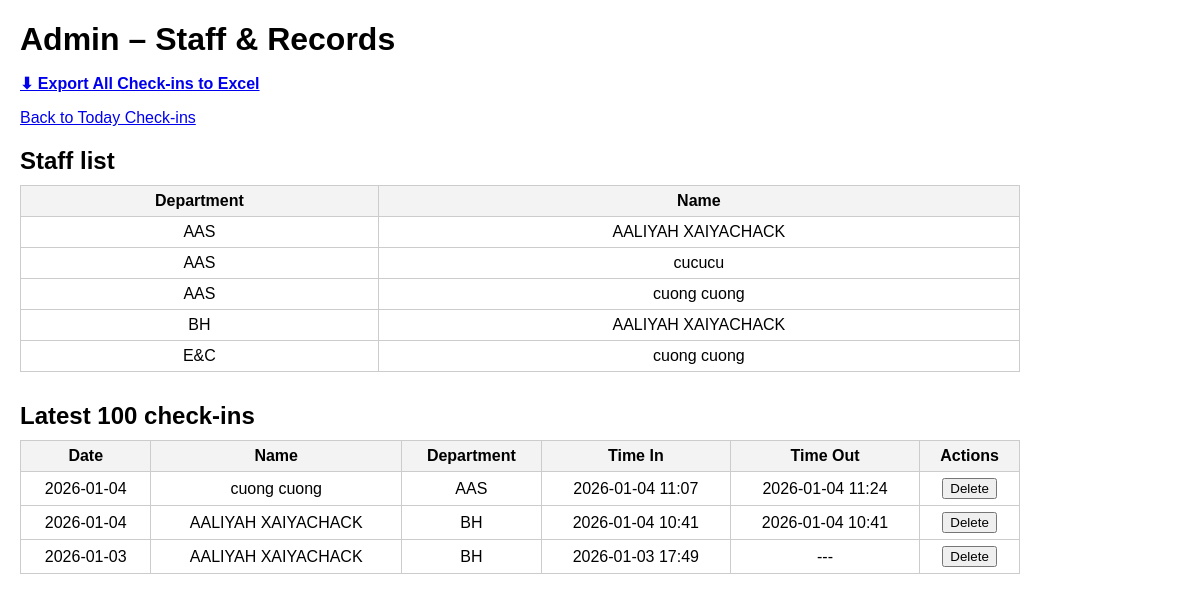
The page /admin on the database as committed earlier.
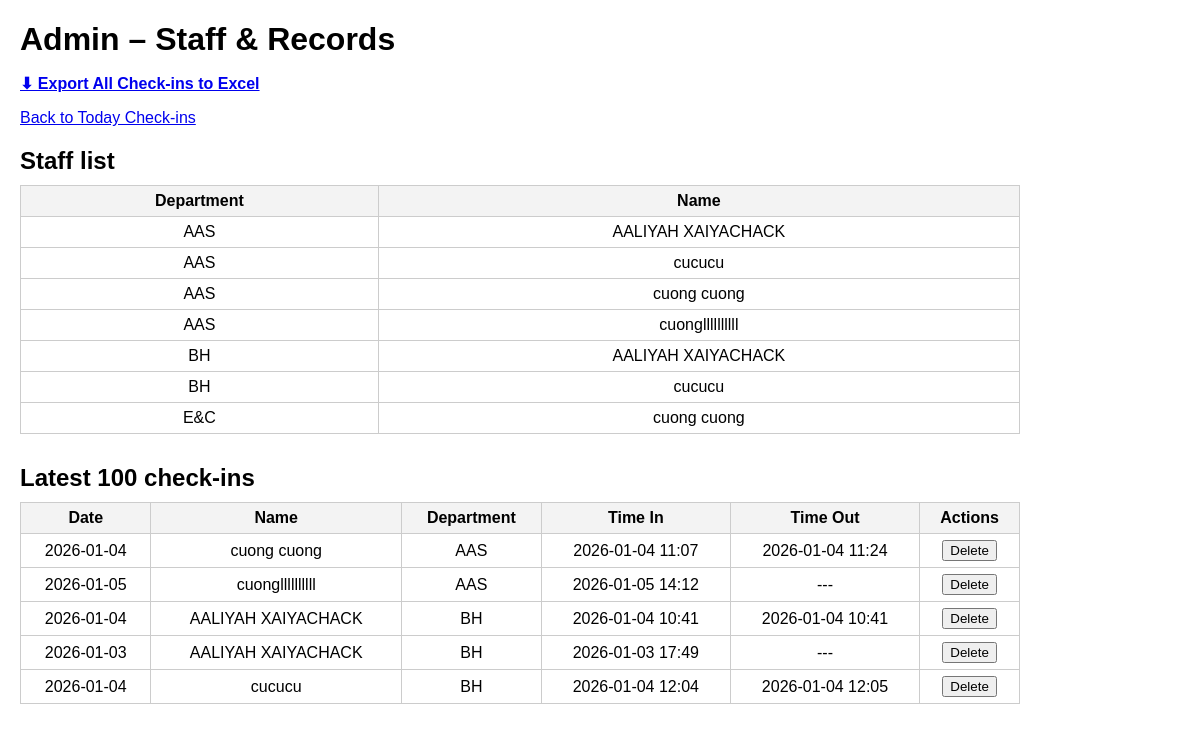
The same page on the database as committed later.
### app.py (models this page shows)
class Staff(db.Model):
    __tablename__ = "staff"
    id = db.Column(db.Integer, primary_key=True)
    name = db.Column(db.String(120), nullable=False)
    department = db.Column(db.String(120), nullable=False)

class CheckIn(db.Model):
    id = db.Column(db.Integer, primary_key=True)
    staff_id = db.Column(db.Integer, db.ForeignKey("staff.id"), nullable=False)
    time_in = db.Column(db.DateTime, nullable=False)
    time_out = db.Column(db.DateTime, nullable=True)
    note = db.Column(db.String(255))   # 🆕 Ghi chú
    returned_item = db.Column(db.Boolean, default=False, nullable=False)
    staff = db.relationship("Staff", backref=db.backref("checkins", lazy=True))

### app.py (the view)
@app.route("/admin")
def admin():
    staff_list = Staff.query.order_by(
        Staff.department.asc(),
        Staff.name.asc()
    ).all()
    print("DEBUG server datetime.today().date():", datetime.today().date())
    print("DEBUG seattle today_seattle():", today_seattle())
    records = (
        CheckIn.query.join(Staff)
        .order_by(
            Staff.department.asc(),
            Staff.name.asc(),
            CheckIn.time_in.desc()
        )
        .limit(100)
        .all()
    )
    return render_template(
        "admin.html",
        staff_list=staff_list,
        records=records,
    )

### app.py (called while the page is built)
def now_seattle_naive():
    return datetime.now(SEA_TZ).replace(tzinfo=None)

def today_seattle():
    return now_seattle_naive().date()

### templates/admin.html (shortened to what this page needs)
<!DOCTYPE html>
<html lang="en">
<head>
</head>
<body>
    <h1>Admin – Staff & Records</h1>
    <p>
    <a href="{{ url_for('export_excel') }}" style="font-size:16px; font-weight:bold;">
        ⬇ Export All Check-ins to Excel
    </a>
</p>
    <p><a href="{{ url_for('index') }}">Back to Today Check-ins</a></p>
    <h2>Staff list</h2>
    <table>
        <tr>
            <th>Department</th>
            <th>Name</th>
        </tr>
        {% for s in staff_list %}
        <tr>
            <td>{{ s.department }}</td>
            <td>{{ s.name }}</td>
        </tr>
        {% endfor %}
    </table>
    <h2>Latest 100 check-ins</h2>
    <table>
        <tr>
    <th>Date</th>
    <th>Name</th>
    <th>Department</th>
    <th>Time In</th>
    <th>Time Out</th>
    <th>Actions</th>
</tr>
{% for r in records %}
<tr>
    <td>{{ r.time_in.date() }}</td>
    <td>{{ r.staff.name }}</td>
    <td>{{ r.staff.department }}</td>
    <td>{{ r.time_in.strftime("%Y-%m-%d %H:%M") }}</td>
    <td>
        {% if r.time_out %}
            {{ r.time_out.strftime("%Y-%m-%d %H:%M") }}
        {% else %}
            ---
        {% endif %}
    </td>
    <td>
        <form method="post" action="{{ url_for('delete_checkin', checkin_id=r.id) }}" style="display:inline;">
            <button type="submit" onclick="return confirm('Delete this record?');">
                Delete
            </button>
        </form>
    </td>
</tr>
{% endfor %}
    </table>
</body>
</html>

### templates/admin.html (style rules this page uses)
body { font-family: Arial, sans-serif; margin: 20px; }
h1, h2 { margin-bottom: 10px; }
table { border-collapse: collapse; width: 100%; max-width: 1000px; margin-bottom: 30px; }
th, td { border: 1px solid #ccc; padding: 6px 8px; text-align: center; }
th { background-color: #f3f3f3; }

Rows that differ between the two databases and show on the page:
added Staff: department "AAS", name "cuongllllllllll"
added Staff: department "BH", name "cucucu"
added CheckIn: time_in "2026-01-05", staff.name "cuongllllllllll", staff.department "AAS", time_in "2026-01-05 14:12"
added CheckIn: time_in "2026-01-04", staff.name "cucucu", staff.department "BH", time_in "2026-01-04 12:04", time_out "2026-01-04 12:05"
